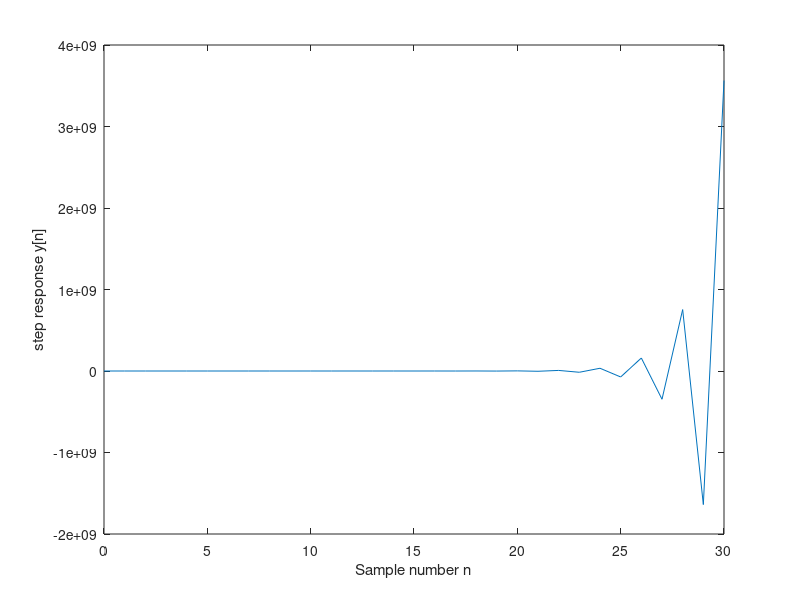

This chart was generated by the following MATLAB code:
num = [1  1];
den = [1 2 1 3];
n = 0:1:30;
x = 1 * ones(size(n)); % unit step input
y = filter(num, den, x);
plot(n,y);
xlabel('Sample number n');
ylabel('step response y[n]')
